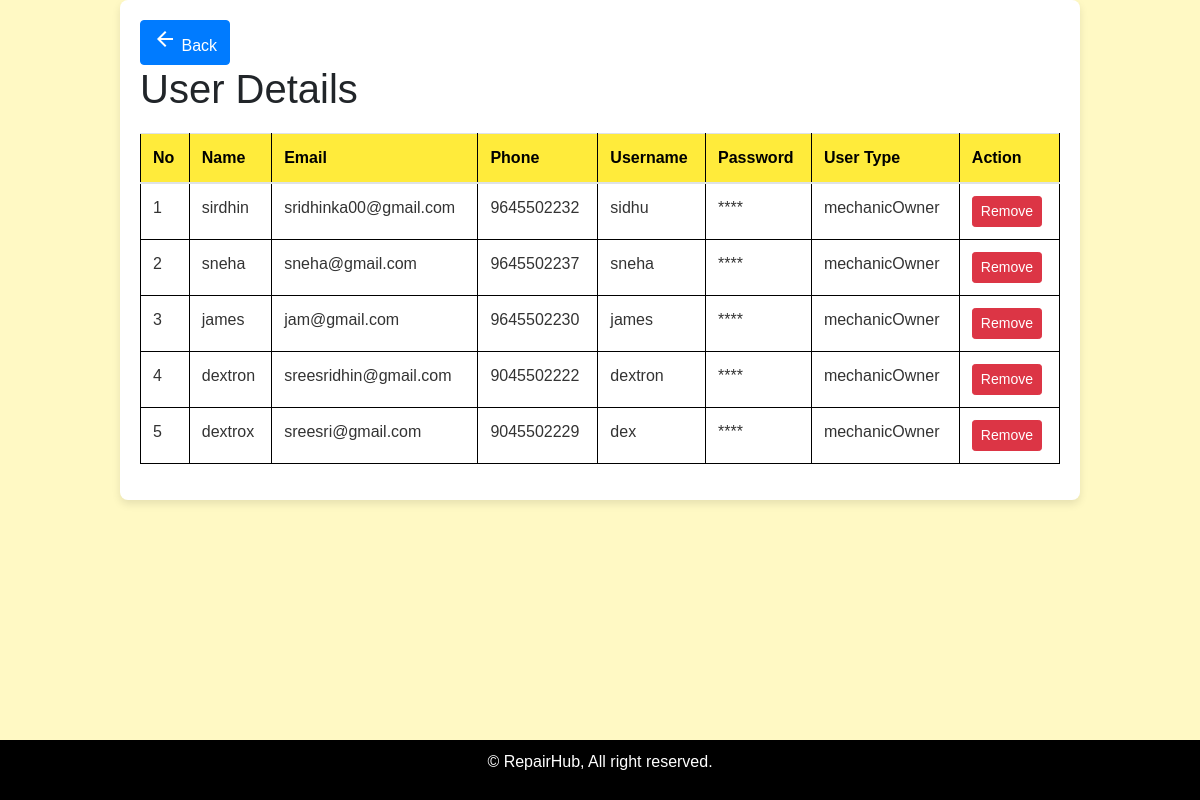
The page /adowner on the database its author committed.
### vehicle/models.py (models this page shows, shortened)
class register(models.Model):
    name = models.CharField(max_length=100)
    mail = models.EmailField()
    phone = models.IntegerField()
    username = models.CharField(max_length=50)
    password = models.CharField(max_length=50)
    usertype = models.CharField(max_length=20)

### vehicle/views.py (the view)
# urls.py: path('adowner',views.view_mech),
def view_mech(request):
    data = register.objects.filter(usertype='mechanicOwner')
    return render(request,'viewmech.html',{'mech':data})

### template/viewmech.html (shortened to what this page needs)
<!DOCTYPE html>
<html lang="en">
<head>
    <link rel="stylesheet" href="https://maxcdn.bootstrapcdn.com/bootstrap/4.0.0/css/bootstrap.min.css">
</head>
<body>
    <div class="container">
        <a href="javascript:history.back()" class="btn btn-primary back-button">
            <i class="material-icons">arrow_back</i> Back
        </a>
        <h1>User Details</h1>
        <table class="table">
            <thead>
                <tr>
                    <th>No</th>
                    <th>Name</th>
                    <th>Email</th>
                    <th>Phone</th>
                    <th>Username</th>
                    <th>Password</th>
                    <th>User Type</th>
                    <th>Action</th>
                </tr>
            </thead>
            <tbody>
                {% for user in mech %}
                    <tr>
                        <td>{{ forloop.counter }}</td>
                        <td>{{ user.name }}</td>
                        <td>{{ user.mail }}</td>
                        <td>{{ user.phone }}</td>
                        <td>{{ user.username }}</td>
                        <td>****</td>
                        <td>{{ user.usertype }}</td>
                        <td><a href="{% url 'remove_mech' user.id %}" class="btn btn-danger btn-sm reject">Remove</a></td>
                    </tr>
                {% empty %}
                    <tr>
                        <td colspan="7">No registerd user available.</td>
                    </tr>
                {% endfor %}
            </tbody>
        </table>
    </div>
    <footer>
        <p>&copy; RepairHub, All right reserved.</p>
    </footer>
</body>
</html>

### template/viewmech.html (style rules this page uses)
body { font-family: Arial, sans-serif; margin: 0; padding: 0; background-color: #fff9c4; }
.container { width: 80%; margin: auto; overflow: hidden; padding: 20px; background-color: #ffffff; border-radius: 8px; box-shadow: 0 4px 8px rgba(0, 0, 0, 0.1); }
table { width: 100%; border-collapse: collapse; margin: 20px 0; }
th, td { padding: 12px; text-align: left; border: 1px solid #000; }
th { background-color: #ffeb3b; color: #000; }
td { background-color: #fff; color: #333; }
tr:nth-child(even) { background-color: #fff9c4; }
tr:nth-child(odd) { background-color: #f0f0f0; }
footer { background-color: #000; color: #fff; text-align: center; padding: 10px 0; position: fixed; bottom: 0; width: 100%; }

### rows shown on the page
register: name "sirdhin", mail "sridhinka00@gmail.com", phone "9645502232", username "sidhu", usertype "mechanicOwner"
register: name "sneha", mail "sneha@gmail.com", phone "9645502237", username "sneha", usertype "mechanicOwner"
register: name "james", mail "jam@gmail.com", phone "9645502230", username "james", usertype "mechanicOwner"
register: name "dextron", mail "sreesridhin@gmail.com", phone "9045502222", username "dextron", usertype "mechanicOwner"
register: name "dextrox", mail "sreesri@gmail.com", phone "9045502229", username "dex", usertype "mechanicOwner"
